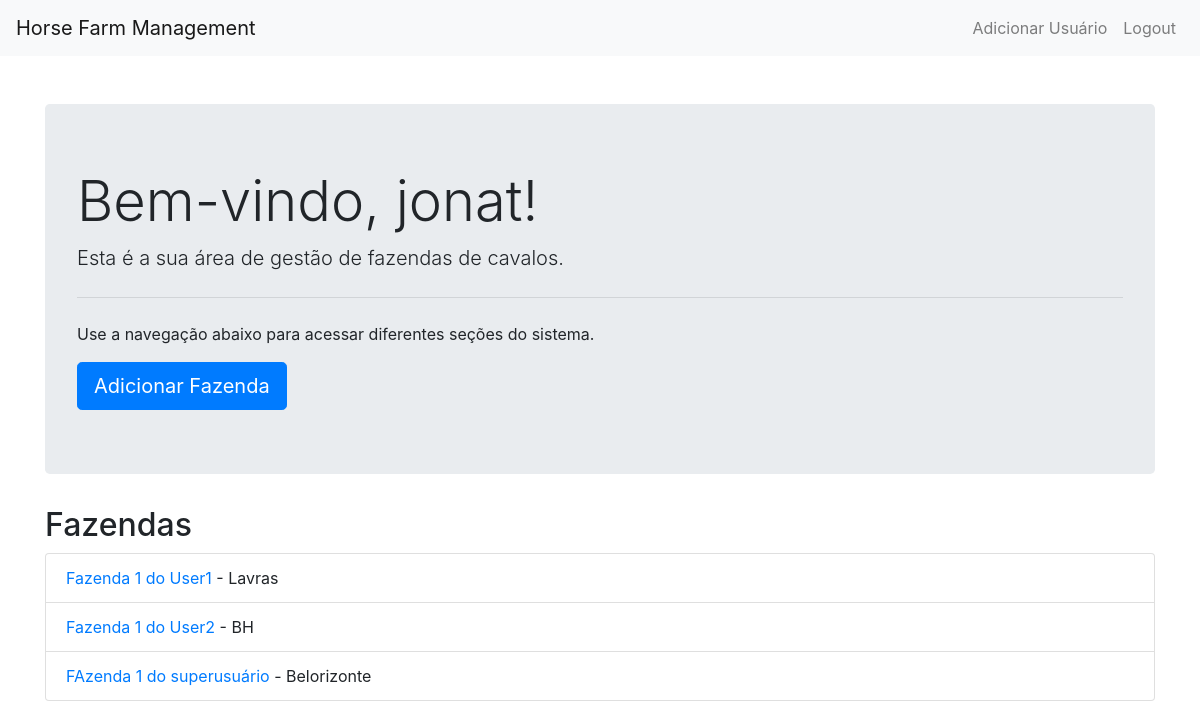
The page / (signed in) on the database as committed earlier.
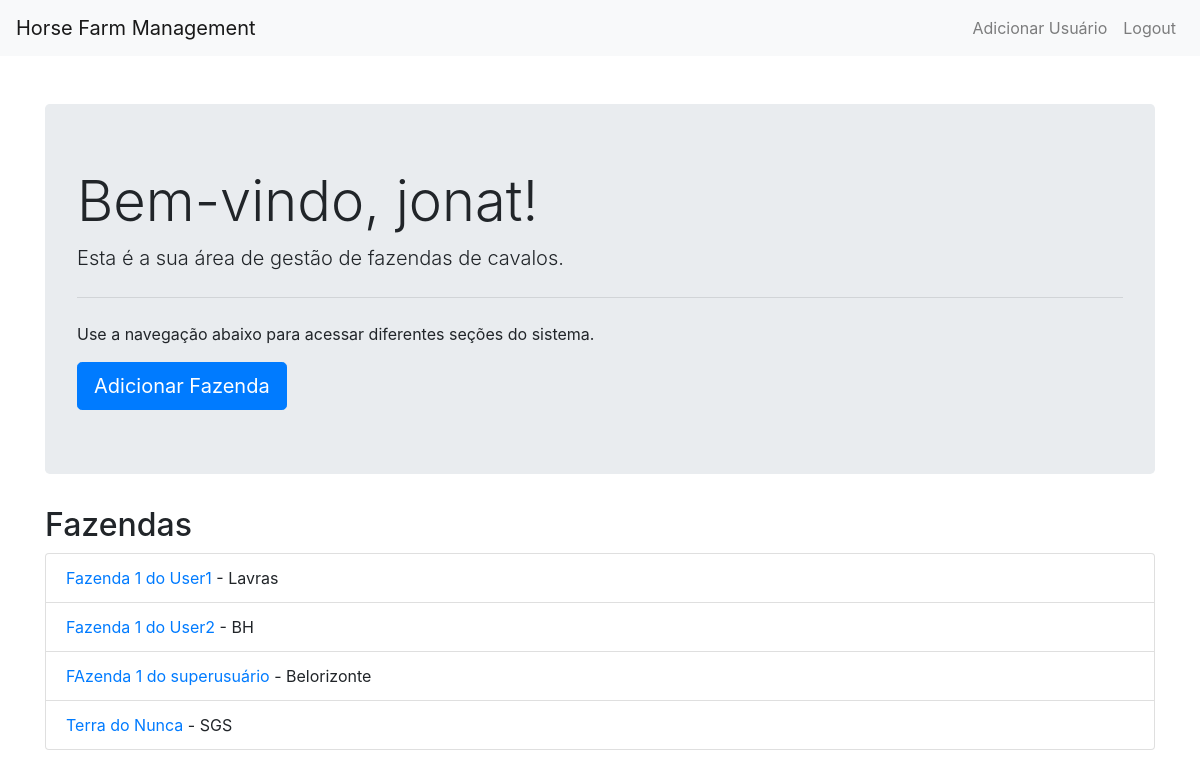
The same page on the database as committed later.
### farm/models.py (models this page shows, shortened)
class Farm(models.Model):
    name = models.CharField(max_length=100)
    location = models.CharField(max_length=100)
    owner = models.ForeignKey(User, on_delete=models.CASCADE)

### farm/views.py (the view)
# urls.py: path('', views.home, name='home'),
@login_required
def home(request):
    if request.user.is_superuser:
        farms = Farm.objects.all()
    else:
        farms = Farm.objects.filter(owner=request.user)
    return render(request, 'home.html', {'farms': farms})

### farm/templates/home.html (shortened to what this page needs)
{% extends 'base.html' %}
{% block content %}
<div class="jumbotron">
    <h1 class="display-4">Bem-vindo, {{ user.username }}!</h1>
    <p class="lead">Esta é a sua área de gestão de fazendas de cavalos.</p>
    <hr class="my-4">
    <p>Use a navegação abaixo para acessar diferentes seções do sistema.</p>
    <a class="btn btn-primary btn-lg" href="{% url 'add_farm' %}" role="button">Adicionar Fazenda</a>
</div>
<h2>Fazendas</h2>
<ul class="list-group">
    {% for farm in farms %}
        <li class="list-group-item">
            <a href="{% url 'farm_detail' farm.id %}">{{ farm.name }}</a> - {{ farm.location }}
        </li>
    {% endfor %}
</ul>
{% endblock %}

Rows that differ between the two databases and show on the page:
added Farm: name "Terra do Nunca", location "SGS"
